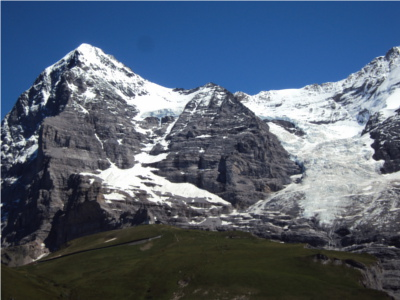
%> input picture img/hill/left.jpg, 400 x 300 px
$ octave main.m   (GNU Octave 9; MATLAB toolbox functions it lacks are replaced by stand-ins)
%> lines starting %> are read from the running program, lines starting %| are printed output that depends on the picture
### stitch_pair.m
function [result_img, H, num_inliers, residual] = ...
    stitch_pair (image, target_image, sift_r, harris_r, harris_thresh, harris_sigma, num_putative_matches, ransac_n)
% STITCH_PAIR - Given a set of images with overlapping regions,
%                 automatically compute a panorama image.
%
% Usage:    [result_img, H, num_inliers, residual] ...
%               = stitch_images (images, sift_r, harris_r, ...
%               harris_thresh, harris_sigma, num_putative_matches, ransac_n)
%
% Usage example:
%           stitch_images(images, 5, 5, 0.03, 1, 100, 4000)
%
% Arguments:
%           images        - 1 by n cell array of images.
%           sift_r        - radius of the SIFT descriptor.
%           harris_r      - radius of the Harris corner detector.
%           harris_thresh - Harris corner detector threshold.
%           harris_sigma  - standard deviation of smoothing Gaussian
%           num_putative_matches  - number of putative matches to run
%                                   RANSAC.
%           ransac_n      - number of RANSAC iterations.
%
% Returns:
%           result_img    - Computed paranoma image.
%           H             - n by n cell array of homography matrices.
%                           H{i, j} is the homography matrix between images
%                           i and j.
%           num_inliers   - n by n array of number of inliers. num_inliers{i,
%                           j} is the number of inliers between images i and
%                           j.
%           residual      - n by n array of sum of squared disrances.
%                           residual{i, j} is the residual between images i
%                           and j.

image_bw = im2single(rgb2gray(image));
target_image_bw = im2single(rgb2gray(target_image));

[cim, left_Y, left_X] = harris(image_bw, harris_sigma, harris_thresh, harris_r, 0);
[cim2, right_Y, right_X] = harris(target_image_bw, harris_sigma, harris_thresh, harris_r, 0);

image_keypoint = cat(2, left_X, left_Y, repmat(sift_r, length(left_X), 1));
target_image_keypoint = cat(2, right_X, right_Y, repmat(sift_r, length(right_X), 1));

[image_descriptor_loc, left_descriptors] = sift(image_bw, image_keypoint);
[target_image_descriptor_loc, right_descriptors] = sift(target_image_bw, target_image_keypoint);

[left_matches, right_matches] = select_putative_matches(left_descriptors, right_descriptors, num_putative_matches);

XY = image_descriptor_loc(left_matches,:);
XY_ = target_image_descriptor_loc(right_matches,:);

[H, num_inliers, residual] = ransac(XY, XY_, ransac_n, @fit_homography, @homography_transform);

result_img = stitch(image, H, target_image);

end

### harris.m
function [cim, r, c] = harris(im, sigma, thresh, radius, disp)
% HARRIS - Harris corner detector
%
% Usage:  [cim, r, c] = harris(im, sigma, thresh, radius, disp)
%
% Arguments:
%            im     - image to be processed.
%            sigma  - standard deviation of smoothing Gaussian. Typical
%                     values to use might be 1-3.
%            thresh - threshold (optional). Try a value ~1000.
%            radius - radius of region considered in non-maximal
%                     suppression (optional). Typical values to use might
%                     be 1-3.
%            disp   - optional flag (0 or 1) indicating whether you want
%                     to display corners overlayed on the original
%                     image. This can be useful for parameter tuning.
%
% Returns:
%            cim    - binary image marking corners.
%            r      - row coordinates of corner points.
%            c      - column coordinates of corner points.
%
% If thresh and radius are omitted from the argument list 'cim' is returned
% as a raw corner strength image and r and c are returned empty.

    error(nargchk(2,5,nargin));

    dx = [-1 0 1; -1 0 1; -1 0 1]; % Derivative masks
    dy = dx';

    Ix = conv2(im, dx, 'same');    % Image derivatives
    Iy = conv2(im, dy, 'same');

    % Generate Gaussian filter of size 6*sigma (+/- 3sigma) and of
    % minimum size 1x1.
    g = fspecial('gaussian',max(1,fix(6*sigma)), sigma);

    Ix2 = conv2(Ix.^2, g, 'same'); % Smoothed squared image derivatives
    Iy2 = conv2(Iy.^2, g, 'same');
    Ixy = conv2(Ix.*Iy, g, 'same');

    cim = (Ix2.*Iy2 - Ixy.^2)./(Ix2 + Iy2 + eps); % Harris corner measure

    % Alternate Harris corner measure used by some.  Suggested that
    % k=0.04 - I find this a bit arbitrary and unsatisfactory.
%   cim = (Ix2.*Iy2 - Ixy.^2) - k*(Ix2 + Iy2).^2;

    if nargin > 2   % We should perform nonmaximal suppression and threshold

	% Extract local maxima by performing a grey scale morphological
	% dilation and then finding points in the corner strength image that
	% match the dilated image and are also greater than the threshold.
	sze = 2*radius+1;                   % Size of mask.
	mx = ordfilt2(cim,sze^2,ones(sze)); % Grey-scale dilate.
	cim = (cim==mx)&(cim>thresh);       % Find maxima.

	[r,c] = find(cim);                  % Find row,col coords.

	if nargin==5 & disp      % overlay corners on original image
	    figure, imagesc(im), axis image, colormap(gray), hold on
	    plot(c,r,'ys'), title('corners detected');
	end

    else  % leave cim as a corner strength image and make r and c empty.
	r = []; c = [];
    end

### sift.m
function [f, d] = sift(I, keypoint)
% SIFT - Scale-Invariant Feature Transform.
%
% Usage:    [f, d] = sift(I, keypoint)
%
% Arguments:
%           I             - I is a gray-scale image in single precision.
%           keypoint      - Interesting points of the image.
%
% Returns:
%           f             - SIFT frames.
%           d             - d is the descriptor of the corresponding frame
%           in f.

    fc = keypoint';
    [h, w] = size(fc);
    fc = cat(1, fc, zeros(1, w));

    [f, d] = vl_sift(I,'frames',fc, 'orientations') ;
    d = double(d');
    f = double(f(1:2,:)');
end

### main.m
% Add VLFeat Toolbox to the path
addpath('./vlfeat/toolbox/');
vl_setup();
%> (this line was passed over: vl_setup is not available in this run)

images = cell(1, 2);
object = 'uttower'; % options are hill, ledge, pier, uttower
image1 = imread(['img/', object, '/left.jpg']);
%> image1 is the input picture: size 300x400x3 uint8; mean R, G, B 82.9, 95.7, 113.4
image2 = imread(['img/', object, '/right.jpg']);
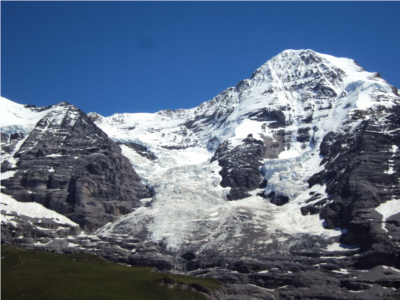
%> input picture img/hill/right.jpg, 400 x 300 px
%> image2 is the input picture: size 300x400x3 uint8; mean R, G, B 93, 108.6, 131

[result, H, num_inliers, residual] = ...
    stitch_pair(image1, image2, 5, 5, 0.03, 1, 100, 4000);
%> in stitch_pair, `target_image_bw = im2single(rgb2gray(target_image));`:
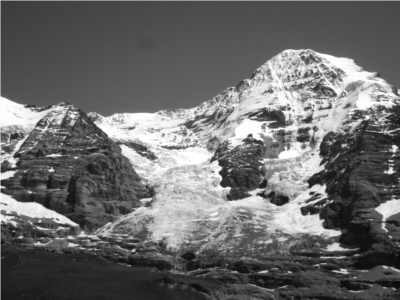
%> target_image_bw: size 300x400 single; min 0.0314, max 1, mean 0.418
%> in harris, `Ix = conv2(im, dx, 'same');`:
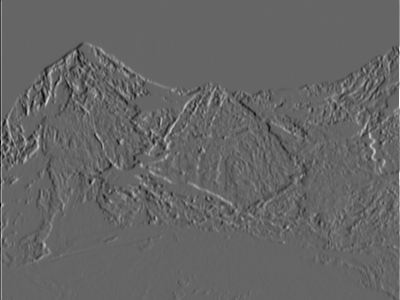
%> Ix: size 300x400 single; min -1.97, max 2.97, mean 0.00128; drawn with min black and max white
%> in harris, `cim = (cim==mx)&(cim>thresh);`:
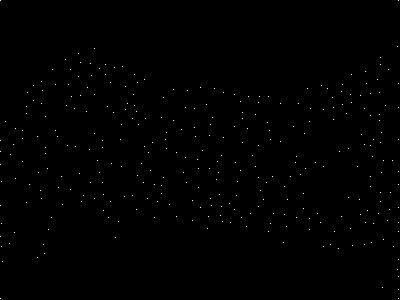
%> cim: size 300x400 logical; 0.27% white in thin lines or dots
%> in harris, `[r,c] = find(cim);`: r = 321 values from 1 to 299; c = 321 values from 1 to 399
%> in stitch_pair, `[cim, left_Y, left_X] = harris(image_bw, harris_sigma, harris_thresh, ..`: left_Y = 321 values, max 299 at index 7, min 1 at index 1, mean 156.5; left_X = 321 values from 1 to 399
%> call 2 of harris, with sigma = 1, thresh = 0.03, radius = 5, disp = 0
%> in harris (call 2), `Ixy = conv2(Ix.*Iy, g, 'same');`:
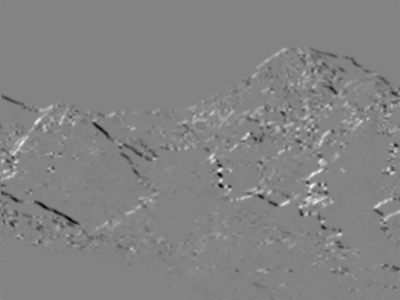
%> Ixy: size 300x400 single; min -1.11, max 1.04, mean 0.00073; drawn with min black and max white
%> in harris (call 2), `mx = ordfilt2(cim,sze^2,ones(sze));`:
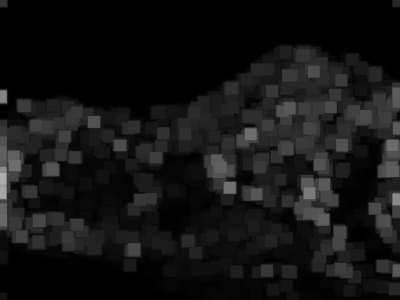
%> mx: size 300x400 single; min 1.66e-05, max 0.675, mean 0.0803
%> in harris (call 2), `cim = (cim==mx)&(cim>thresh);`:
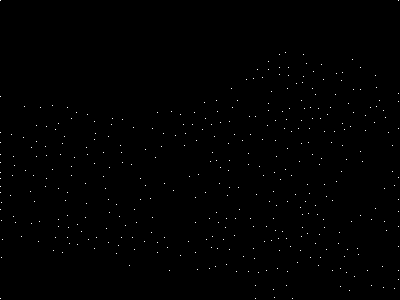
%> cim: size 300x400 logical; 0.32% white in thin lines or dots
%> in harris (call 2), `[r,c] = find(cim);`: r = 385 values from 1 to 299; c = 385 values from 1 to 399
%> in stitch_pair, `[cim2, right_Y, right_X] = harris(target_image_bw, harris_sigma, harri..`: right_Y = 385 values, max 299 at index 12, min 1 at index 1, mean 177.3; right_X = 385 values from 1 to 399
%> in stitch_pair, `image_keypoint = cat(2, left_X, left_Y, repmat(sift_r, length(left_X),..`: image_keypoint = 321 rows, first 12: [1 1 5; 1 141 5; 1 152 5; 1 165 5; 1 206 5; 1 237 5; 1 299 5; 2 182 5; 2 224 5; 2 247 5; 3 262 5; 6 122 5]
%> in stitch_pair, `target_image_keypoint = cat(2, right_X, right_Y, repmat(sift_r, length..`: target_image_keypoint = 385 rows, first 12: [1 1 5; 1 97 5; 1 133 5; 1 143 5; 1 155 5; 1 163 5; 1 173 5; 1 179 5; 1 187 5; 1 193 5; 1 210 5; 1 299 5]
%> in sift, `fc = keypoint';`: fc = 321 columns, first 8: [1 1 1 1 1 1 1 2; 1 141 152 165 206 237 299 182; 5 5 5 5 5 5 5 5]
%> the run ends on the next line
